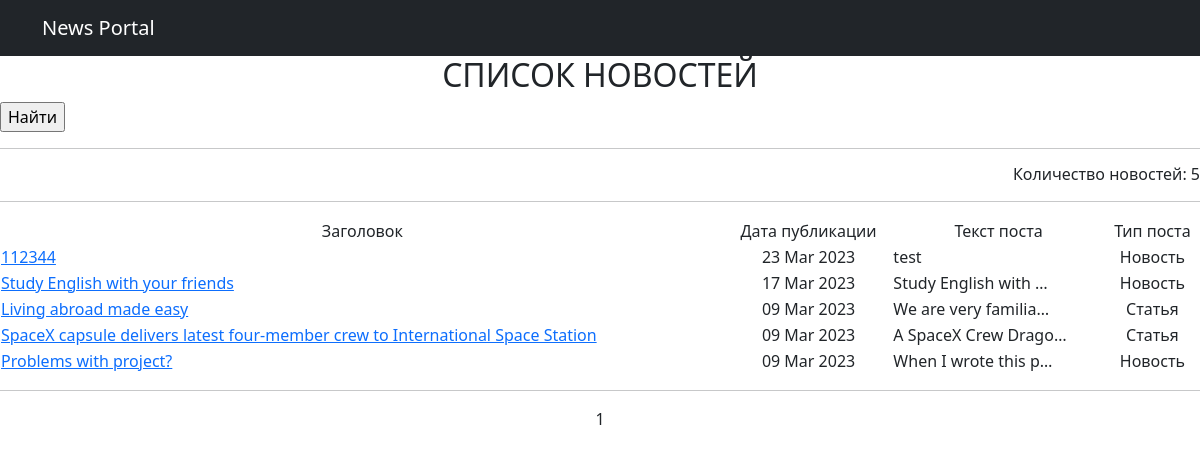
Page /news/ on the committed database.
### news/models.py (models this page shows, shortened)
class Post(models.Model):
    NEWS = 'NE'
    ARTICLE = 'AR'
    TYPES = [(NEWS, 'Новость'), (ARTICLE, 'Статья')]
    author = models.ForeignKey(Author, on_delete=models.CASCADE)
    date_of_post = models.DateTimeField(auto_now_add=True)
    post_category = models.ManyToManyField(Category)
    type_post = models.CharField(max_length=2, choices=TYPES, default=NEWS)
    post_title = models.CharField(max_length=128)
    post_text = models.TextField()
    post_rating = models.IntegerField(default=0)

### news/views.py (the view)
# urls.py: path('', PostsList.as_view(), name='post_list'),  # при помощи метода as_view представляем наш класс в виде функции
class PostsList(ListView):
    model = Post
    ordering = "-date_of_post"
    template_name = "news.html"
    context_object_name = "posts"
    paginate_by = 10
    def get_queryset(self):
        queryset = super().get_queryset()
        self.filterset = PostFilter(self.request.GET, queryset=queryset)
        return self.filterset.qs
    def get_context_data(self, **kwargs):
        context = super().get_context_data(**kwargs)
        context['search_filter'] = self.filterset
        return context

### news/templatetags/my_filters.py (called while the page is built)
@register.filter()
def censore(value: str):
    words = value.split(' ')
    new_text = ''
    for i in range(len(words)):
        if words[i] in BAD_WORDS:
            words[i] = BAD_WORDS[words[i]]
            new_text += words[i]
            new_text += ' '
        else:
            new_text += words[i]
            new_text += ' '
    return new_text

### templates/news.html (shortened to what this page needs)
{% extends 'flatpages/default.html' %}
{% load  my_filters %}
{%  load custom_tags %}
{% block body %}
    <div style="text-align: center;">
        <h2>
            СПИСОК НОВОСТЕЙ
        </h2>
    </div>
    <form action="" method="get">
    <input type="submit" value="Найти" />
    </form>
    <hr>
    <div style="text-align: right;">
        <h6>
            Количество новостей: {{ posts|length }}
        </h6>
    </div>
    <hr>
    {% if posts %}
        <div style="text-align: center;">
            <table width="100%">
                <tr>
                    <td align="center">Заголовок</td>
                    <td align="center">Дата публикации</td>
                    <td align="center">Текст поста</td>
                    <td align="center">Тип поста</td>
                </tr>
                {% for post in posts %}
                    <tr>
                        <td align="left"><a href={{ post.pk }}>{{ post.post_title|censore }}</a></td>
                        <td align="center">{{ post.date_of_post|date:'d M Y' }}</td>
                        <td align="left">{{ post.post_text|truncatechars:20|censore }}</td>
                        {% if post.type_post == 'AR' %}
                            <td>Статья</td>
                        {% else %}
                            <td>Новость</td>
                        {% endif %}
                    </tr>
                {% endfor %}
            </table>
        </div>
    {% else %}
        <h2>НОВОСТЕЙ НЕТ</h2>
    {% endif %}
    <hr>
    <center>
    {{ page_obj.number }}
</center>
{% endblock body %}

### rows in the picture
Post: post_title|censore "112344", date_of_post "23 Mar 2023", post_text|censore "test", type_post "Новость"
Post: post_title|censore "Study English with your friends", date_of_post "17 Mar 2023", post_text|censore "Study English with …", type_post "Новость"
Post: post_title|censore "Living abroad made easy", date_of_post "09 Mar 2023", post_text|censore "We are very familia…", type_post "Статья"
Post: post_title|censore "SpaceX capsule delivers latest four-member crew to International Space Station", date_of_post "09 Mar 2023", post_text|censore "A SpaceX Crew Drago…", type_post "Статья"
Post: post_title|censore "Problems with project?", date_of_post "09 Mar 2023", post_text|censore "When I wrote this p…", type_post "Новость"

### other values in the picture
{{ posts|length }} "5"
{{ page_obj.number }} "1"
